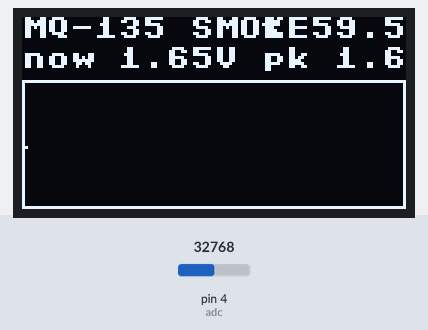
Simulated run of this program. Board: MicroPython board. Parts: 128×64 one-colour display. The inputs (shaded band) are chosen by the test bench; at power-on: pin 4 (adc) = 32768 (analog values on the 0–65535 scale). What the program prints to the serial console is not drawn.

Above: at 0.8 s.
1.3 s: pin 4 (adc) set to 10608
At 1.8 s:
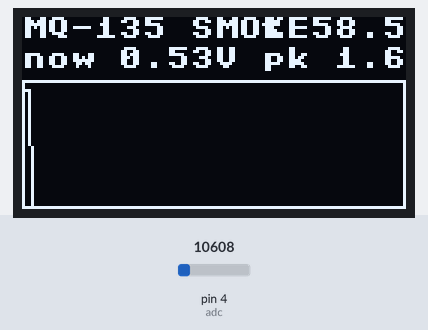
3.5 s: pin 4 (adc) set to 9616
At 3.9 s:
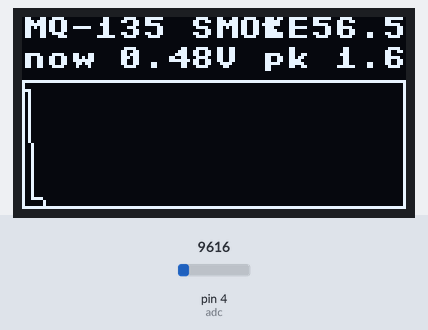
5.5 s: pin 4 (adc) set to 1088
At 5.8 s:
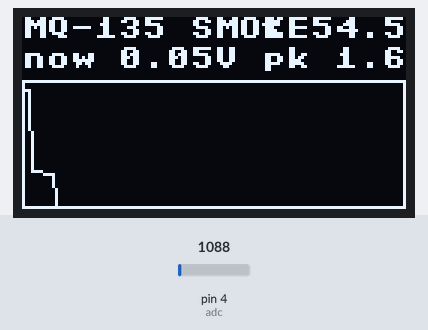
7.5 s: pin 4 (adc) set to 880
At 7.9 s:
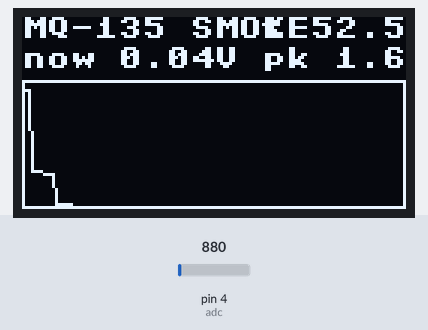
Timing chart, 0 to 10.5 s (numbered marks = the images above; inputs shaded):
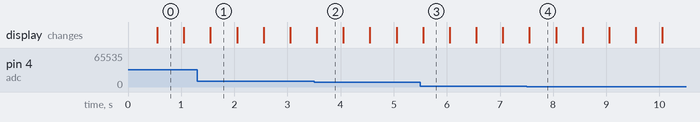

The program:

smoke_test.py
```python
from machine import Pin, I2C, ADC
import ssd1306, time

DURATION_S = 60
PERIOD_S = 0.5
N = int(DURATION_S / PERIOD_S)

i2c = I2C(0, sda=Pin(10), scl=Pin(11), freq=400000)
oled = ssd1306.SSD1306_I2C(128, 64, i2c)
adc = ADC(Pin(4), atten=ADC.ATTN_11DB)

GRAPH_TOP = 22
GRAPH_BOT = 63
GRAPH_H = GRAPH_BOT - GRAPH_TOP
W = 128

samples = []
v_min = 5.0
v_max = 0.0

def to_y(v, lo, hi):
    if hi <= lo:
        return GRAPH_BOT
    norm = (v - lo) / (hi - lo)
    norm = max(0.0, min(1.0, norm))
    return GRAPH_BOT - int(norm * GRAPH_H)

start = time.ticks_ms()
print("=== MQ-135 SMOKE TEST START ({}s, {}s period) ===".format(DURATION_S, PERIOD_S))

for i in range(N):
    raw = adc.read_u16()
    v = raw * 3.3 / 65535
    samples.append(v)
    v_min = min(v_min, v)
    v_max = max(v_max, v)
    elapsed = time.ticks_diff(time.ticks_ms(), start) / 1000.0
    remaining = max(0, DURATION_S - elapsed)
    print("t={:5.1f}s  raw={:>5}  v={:.3f}  min={:.3f}  max={:.3f}".format(
        elapsed, raw, v, v_min, v_max))

    # Draw
    oled.fill(0)
    oled.text("MQ-135 SMOKE", 0, 0)
    oled.text("t-{:>4.1f}s".format(remaining), 80, 0)
    oled.text("now {:.2f}V".format(v), 0, 10)
    oled.text("pk {:.2f}".format(v_max), 80, 10)
    # Auto-scale Y axis with a small margin
    lo = max(0.0, v_min - 0.05)
    hi = min(3.3, v_max + 0.05)
    if hi - lo < 0.10:
        hi = lo + 0.10
    # Draw graph border
    oled.rect(0, GRAPH_TOP - 1, W, GRAPH_H + 2, 1)
    # Spread samples across the 128 px
    n = len(samples)
    px_per_sample = W / max(N, 1)
    prev_x = 0
    prev_y = to_y(samples[0], lo, hi)
    for j in range(1, n):
        x = int(j * px_per_sample)
        y = to_y(samples[j], lo, hi)
        oled.line(prev_x, prev_y, x, y, 1)
        prev_x, prev_y = x, y
    oled.show()

    # Pace
    target = start + int((i + 1) * PERIOD_S * 1000)
    delay = time.ticks_diff(target, time.ticks_ms())
    if delay > 0:
        time.sleep_ms(delay)

print("=== DONE ===")
print("min={:.3f}V  max={:.3f}V  peak-baseline={:.3f}V".format(
    v_min, v_max, v_max - samples[0]))
oled.text("DONE", 90, 0)
oled.show()
```
